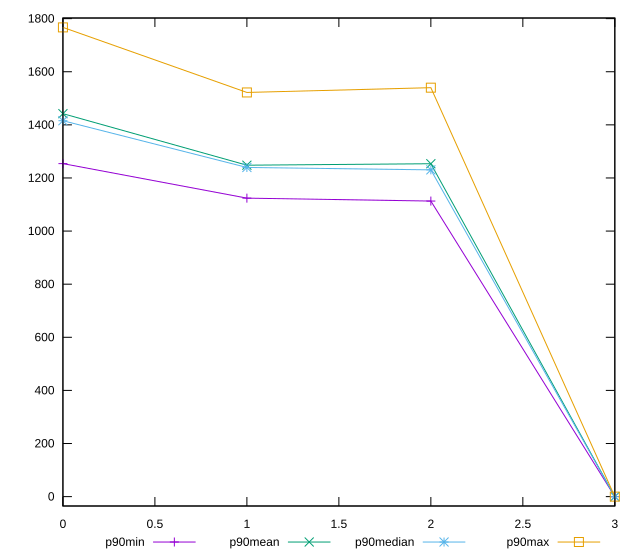

The gnuplot source for this figure:
reset

$p90Min <<EOF
0 1254
1 1124
2 1113
3 0
EOF

$p90Mean <<EOF
0 1442.095744680851
1 1248.0531914893618
2 1253.5851063829787
3 0
EOF

$p90Median <<EOF
0 1415.5
1 1239.5
2 1230.5
3 0
EOF

$p90Max <<EOF
0 1767
1 1522
2 1540
3 0
EOF

set key outside below
set xrange [0:3]
set yrange [-35.34:1802.34]
set trange [-35.34:1802.34]
set terminal svg size 640, 560 enhanced background rgb 'white'
set output "reports/report_00028_2021-02-24T12-49-42.674Z/uses-rel-preload/progression/value.svg"

plot $p90Min title "p90min" with linespoints, \
     $p90Mean title "p90mean" with linespoints, \
     $p90Median title "p90median" with linespoints, \
     $p90Max title "p90max" with linespoints

reset
